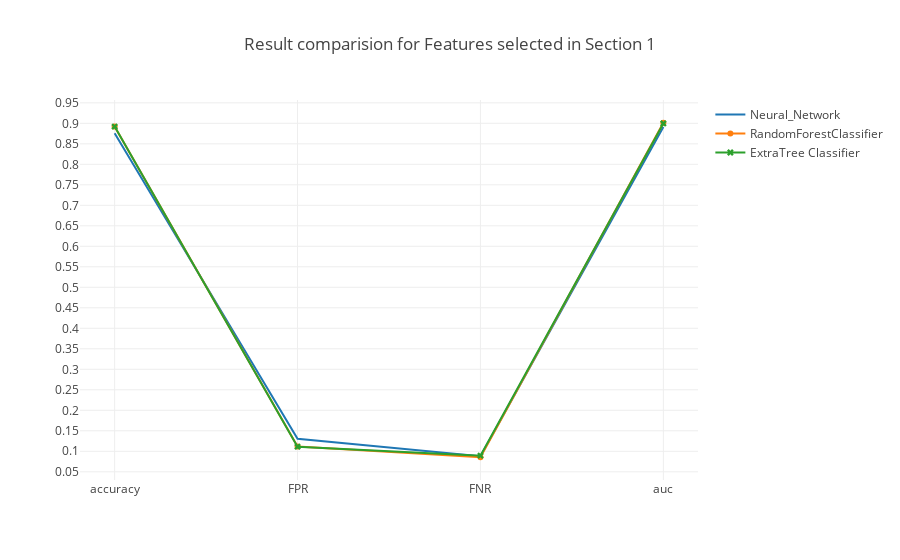

The code cell stored with this chart in its notebook:
### Markdown cell above
#### We can see from the results that feature transformations combined with feature selection does not fare well as compared to other two approaches. Hence we will graphically compare the results of other two approaches

### Code cell
trace0 = go.Scatter(x=table_80_50_test.iloc[0].index.values[[0,5,6,7]],
                    y=table_80_50_test.iloc[0].values[[0,5,6,7]],
                    mode = 'lines',
                    name = 'Neural_Network')

trace1 = go.Scatter(x=table_80_50_test.iloc[1].index.values[[0,5,6,7]],
                    y=table_80_50_test.iloc[1].values[[0,5,6,7]],
                    mode = 'lines+markers',
                    name = 'RandomForestClassifier')

trace2 = go.Scatter(x=table_80_50_test.iloc[2].index.values[[0,5,6,7]],
                    y=table_80_50_test.iloc[2].values[[0,5,6,7]],
                    mode = 'lines+markers',marker=dict(symbol='x'),
                    name = 'ExtraTree Classifier')

data = [trace0, trace1, trace2]
layout = go.Layout(yaxis=dict(tick0=0,dtick=0.05),title='Result comparision for Features selected in Section 1')
fig = go.Figure(data=data, layout=layout)

iplot(fig, filename='Result')

### Figure 1 — Plotly figure (JSON) as saved in the notebook; plotly's stock layout.template omitted (floating-point values rounded to 4 significant figures)
{"data": [{"mode": "lines", "name": "Neural_Network", "type": "scatter", "uid": "29004a6d-d743-43cb-b7b5-075b1983bde2", "x": ["accuracy", "FPR", "FNR", "auc"], "y": [0.8758, 0.1305, 0.0878, 0.8909]}, {"mode": "lines+markers", "name": "RandomForestClassifier", "type": "scatter", "uid": "50015033-50a1-4e41-a52c-86cae65c8c6c", "x": ["accuracy", "FPR", "FNR", "auc"], "y": [0.8922, 0.1117, 0.08547, 0.9014]}, {"marker": {"symbol": "x"}, "mode": "lines+markers", "name": "ExtraTree Classifier", "type": "scatter", "uid": "240a52a1-16e3-4f40-8d57-81050229d52f", "x": ["accuracy", "FPR", "FNR", "auc"], "y": [0.8921, 0.1112, 0.08936, 0.8997]}], "layout": {"title": "Result comparision for Features selected in Section 1", "yaxis": {"dtick": 0.05, "tick0": 0}}}
